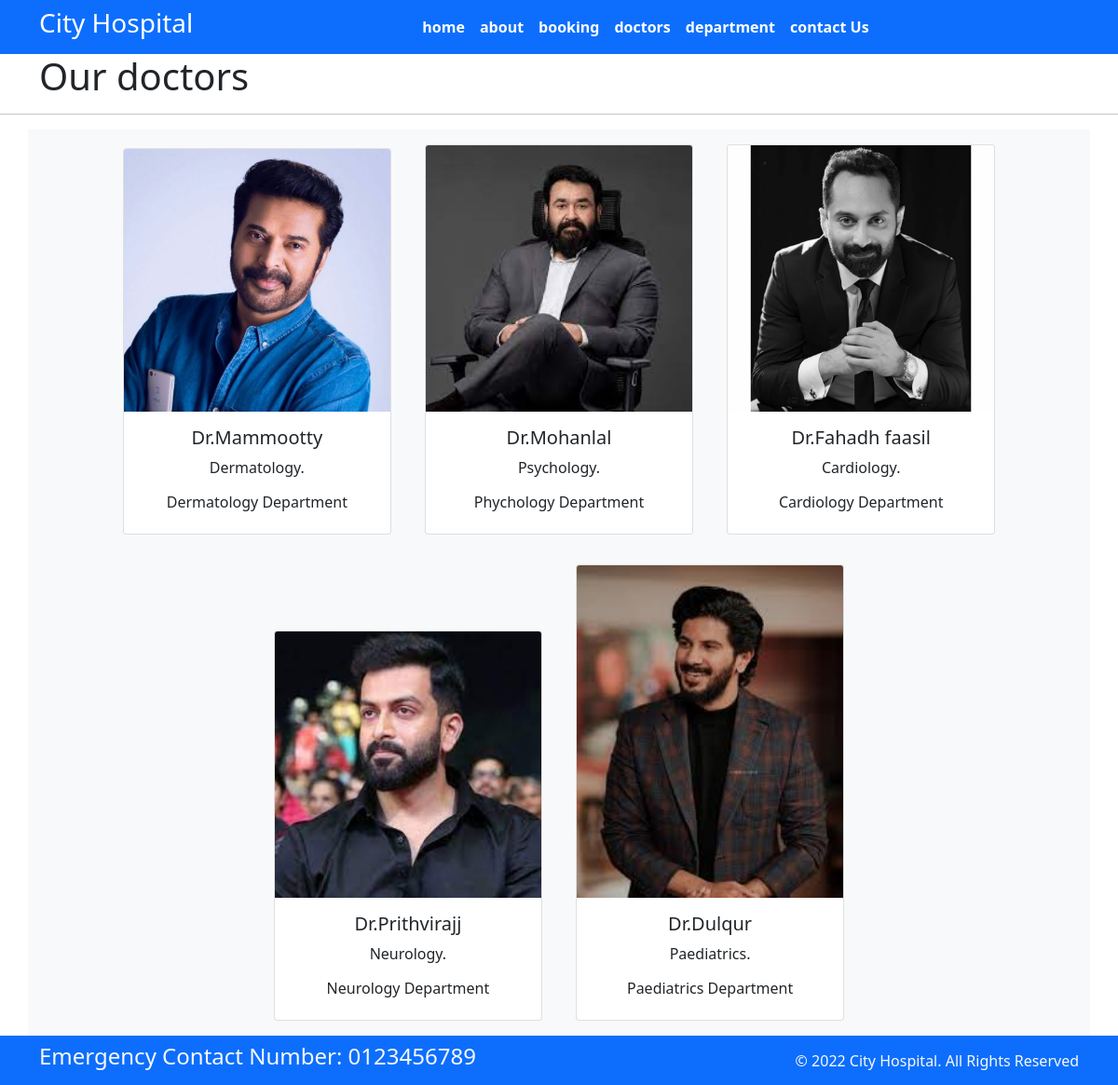
Page /doctors on the committed database.
### home/models.py (models this page shows, shortened)
class doctors( models.Model):
    doc_name = models.CharField(max_length=255)
    doc_spec = models.CharField(max_length=255)
    dep_name = models.ForeignKey(departments, on_delete=models.CASCADE)
    doc_image = models.ImageField(upload_to='doctors')

class departments(models.Model):
    dep_name = models.CharField(max_length=100)
    dep_description = models.TextField
    def __str__(self):
        return self.dep_name

### home/views.py (the view)
# urls.py: path('doctors',views.doctor,name='doctors' ),
def doctor(request):
    dict_docs= {
        'doctors': doctors.objects.all()
    }
    return render(request,'doctors.html', dict_docs)

### templates/doctors.html (shortened to what this page needs)
{% extends 'base.html' %}
{% block content %}
<h1 class="container">Our doctors</h1>
<hr>
<div class= "container text-center bg-light" >
{% for d in doctors%}
<div class="card text-center mx-3 my-3" style="width: 18rem; display: inline-block">
    <img src="{{d.doc_image.url}}" class="card-img-top" alt="...">
    <div class="card-body">
      <h5 class="card-title">Dr.{{d.doc_name}}</h5>
      <p class="card-text">{{d.doc_spec}}.</p>
      <h6>{{d.dep_name}} Department </h6>
    </div>
  </div>
{% endfor %}
</div>
{% endblock %}

### templates/base.html (shortened to what this page needs)
{% load static %}
<!DOCTYPE html>
<html>
  <head>
    <link rel="stylesheet"
      href=" https://cdn.jsdelivr.net/npm/bootstrap@5.1.3/dist/css/bootstrap.min.css ">
    <link rel="stylesheet"
      href="https://use.fontawesome.com/releases/v5.2.0/css/all.css">
      <link rel="stylesheet"
      href="{% static '/css/style.css'%}">
  </head>
  <body>
    <nav class="navbar bg-primary navbar-expand-md ">
      <div class="container">
        <div class="col-2 text-left pl-md-0">
          <h3 class="text-white"> City Hospital </h3>
        </div>
        <div
          class="collapse navbar-collapse justify-content-center col-md-8 navbar-collapse-3">
          <ul class="navbar-nav justify-content-center  fw-bold">
            <li class="nav-item active">
              <a class="nav-link text-white" href=" {% url 'home' %}">home </a>
            </li>
            <li class="nav-item">
              <a class="nav-link text-white" href="{% url 'about'%}">about</a>
            </li>
            <li class="nav-item">
              <a class="nav-link text-white" href="{% url 'booking'%}">booking</a>
            </li>
            <li class="nav-item">
              <a class="nav-link text-white" href="{% url 'doctors'%}">doctors</a>
            </li>
			 <li class="nav-item">
              <a class="nav-link text-white" href="{% url 'department'%}">department</a>
            </li>
            <li class="nav-item">
              <a class="nav-link text-white" href="{% url 'contact'%}">contact Us</a>
            </li>
          </ul>
        </div>
      </div>
    </nav>
    {% block content %} {% endblock %}
    <section class="">
      <footer class="pt-2 pb-2  bg-primary text-light">
        <div class="container">
          <div class="row align-items-center">
            <div class="col-12 col-md-8">
              <h4>Emergency Contact Number: 0123456789</h4>
            </div>
            <div class="col-12 col-md-4 mt-4 mt-md-0 text-center text-md-end">
              © 2022 City Hospital. All Rights Reserved
            </div>
          </div>
        </div>
      </footer>
    </section>
  </body>
</html>

### rows in the picture
doctors: doc_image (picture), doc_name "Mammootty", doc_spec "Dermatology", dep_name "Dermatology"
doctors: doc_image (picture), doc_name "Mohanlal", doc_spec "Psychology", dep_name "Phychology"
doctors: doc_image (picture), doc_name "Fahadh faasil", doc_spec "Cardiology", dep_name "Cardiology"
doctors: doc_image (picture), doc_name "Prithvirajj", doc_spec "Neurology", dep_name "Neurology"
doctors: doc_image (picture), doc_name "Dulqur", doc_spec "Paediatrics", dep_name "Paediatrics"
